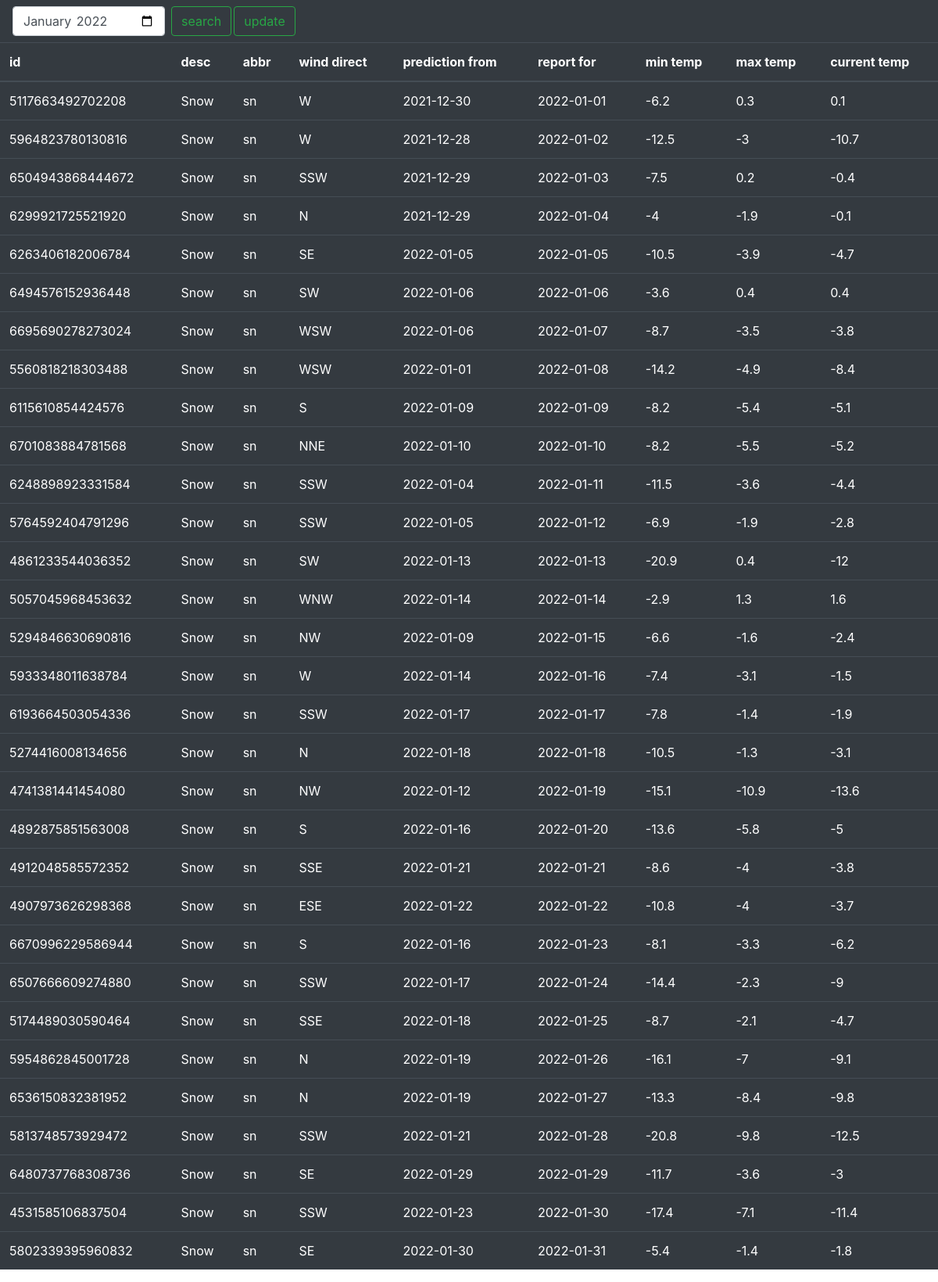
The page / on the database its author committed.
### tables this page shows
CREATE TABLE weather (
                                        id integer,
                                        weather_state_name text,
                                        weather_state_abbr text,
                                        wind_direction_compass text,
                                        created text,
                                        applicable_date text PRIMARY KEY,
                                        min_temp integer,
                                        max_temp integer,
                                        the_temp integer);

### run.py (the view)
@app.route("/", methods=["GET", "POST"])
def index():
    date = time.strftime("%Y-%m")
    result = user_select(time.strftime("%Y-%m"))
    return render_template("index.html", data=result, cur_month=date)

### db.py (called while the page is built)
def user_select(userdate):
    date=userdate
    conn = sqlite3.connect(dbfile)
    c = conn.cursor()
    result = c.execute("SELECT * FROM weather WHERE strftime('%Y-%m', applicable_date) = ? ORDER BY applicable_date ASC", (date,)).fetchall()
    conn.close()
    return(result)

### templates/index.html (shortened to what this page needs)
<!DOCTYPE html>
<html>
<link rel="stylesheet" href="https://cdn.jsdelivr.net/npm/bootstrap@4.6.1/dist/css/bootstrap.min.css">
<head>
</head>
<nav class="navbar navbar-dark bg-dark">
    <form action="{{ url_for('upd') }}" method="post" class="form-inline my-2 my-lg-0">
     <input class="form-control mr-sm-2" type="month" id="start" name="update_month" value="{{cur_month}}"
       min="2016-01-01" max="2023-12-31">
      <input class="btn btn-outline-success my-2 my-sm-0" type ="submit" name="action" value="search">
      <input style="margin-left:3px" class="btn btn-outline-success my-2 my-sm-0" type ="submit" name="action" value="update">
    </form>
</nav>
<table class="table table-hover table-dark">
 <thead>
  <tr>
   <th>id</th>
   <th>desc</th>
   <th>abbr</th>
   <th>wind direct</th>
   <th>prediction from</th>
   <th>report for</th>
   <th>min temp</th>
   <th>max temp</th>
   <th>current temp</th>
   </tr>
   {% for row in data %}
        <tr>
        {% for d in row %}
            <td>{{ d }}</td>
        {% endfor %}
        </tr>
    {% endfor %}
</table>

### rows shown on the page
weather: id "5117663492702208", weather_state_name "Snow", weather_state_abbr "sn", row "W", created "2021-12-30", applicable_date "2022-01-01", min_temp "-6.2", max_temp "0.3", the_temp "0.1"
weather: id "5964823780130816", weather_state_name "Snow", weather_state_abbr "sn", row "W" "-3", created "2021-12-28", applicable_date "2022-01-02", min_temp "-12.5", the_temp "-10.7"
weather: id "6504943868444672", weather_state_name "Snow", weather_state_abbr "sn", wind_direction_compass "SSW", created "2021-12-29", applicable_date "2022-01-03", min_temp "-7.5", max_temp "0.2", the_temp "-0.4"
weather: id "6299921725521920", weather_state_name "Snow", weather_state_abbr "sn", row "N" "-4", created "2021-12-29", applicable_date "2022-01-04", max_temp "-1.9", the_temp "-0.1"
weather: id "6263406182006784", weather_state_name "Snow", weather_state_abbr "sn", wind_direction_compass "SE", created "2022-01-05", applicable_date "2022-01-05", min_temp "-10.5", max_temp "-3.9", the_temp "-4.7"
weather: id "6494576152936448", weather_state_name "Snow", weather_state_abbr "sn", wind_direction_compass "SW", created "2022-01-06", applicable_date "2022-01-06", min_temp "-3.6", max_temp "0.4", the_temp "0.4"
weather: id "6695690278273024", weather_state_name "Snow", weather_state_abbr "sn", wind_direction_compass "WSW", created "2022-01-06", applicable_date "2022-01-07", min_temp "-8.7", max_temp "-3.5", the_temp "-3.8"
weather: id "5560818218303488", weather_state_name "Snow", weather_state_abbr "sn", wind_direction_compass "WSW", created "2022-01-01", applicable_date "2022-01-08", min_temp "-14.2", max_temp "-4.9", the_temp "-8.4"
weather: id "6115610854424576", weather_state_name "Snow", weather_state_abbr "sn", row "S", created "2022-01-09", applicable_date "2022-01-09", min_temp "-8.2", max_temp "-5.4", the_temp "-5.1"
weather: id "6701083884781568", weather_state_name "Snow", weather_state_abbr "sn", wind_direction_compass "NNE", created "2022-01-10", applicable_date "2022-01-10", min_temp "-8.2", max_temp "-5.5", the_temp "-5.2"
weather: id "6248898923331584", weather_state_name "Snow", weather_state_abbr "sn", wind_direction_compass "SSW", created "2022-01-04", applicable_date "2022-01-11", min_temp "-11.5", max_temp "-3.6", the_temp "-4.4"
weather: id "5764592404791296", weather_state_name "Snow", weather_state_abbr "sn", wind_direction_compass "SSW", created "2022-01-05", applicable_date "2022-01-12", min_temp "-6.9", max_temp "-1.9", the_temp "-2.8"
weather: id "4861233544036352", weather_state_name "Snow", weather_state_abbr "sn", wind_direction_compass "SW", created "2022-01-13", applicable_date "2022-01-13", min_temp "-20.9", max_temp "0.4", the_temp "-12"
weather: id "5057045968453632", weather_state_name "Snow", weather_state_abbr "sn", wind_direction_compass "WNW", created "2022-01-14", applicable_date "2022-01-14", min_temp "-2.9", max_temp "1.3", the_temp "1.6"
weather: id "5294846630690816", weather_state_name "Snow", weather_state_abbr "sn", wind_direction_compass "NW", created "2022-01-09", applicable_date "2022-01-15", min_temp "-6.6", max_temp "-1.6", the_temp "-2.4"
weather: id "5933348011638784", weather_state_name "Snow", weather_state_abbr "sn", row "W", created "2022-01-14", applicable_date "2022-01-16", min_temp "-7.4", max_temp "-3.1", the_temp "-1.5"
weather: id "6193664503054336", weather_state_name "Snow", weather_state_abbr "sn", wind_direction_compass "SSW", created "2022-01-17", applicable_date "2022-01-17", min_temp "-7.8", max_temp "-1.4", the_temp "-1.9"
weather: id "5274416008134656", weather_state_name "Snow", weather_state_abbr "sn", row "N", created "2022-01-18", applicable_date "2022-01-18", min_temp "-10.5", max_temp "-1.3", the_temp "-3.1"
weather: id "4741381441454080", weather_state_name "Snow", weather_state_abbr "sn", wind_direction_compass "NW", created "2022-01-12", applicable_date "2022-01-19", min_temp "-15.1", max_temp "-10.9", the_temp "-13.6"
weather: id "4892875851563008", weather_state_name "Snow", weather_state_abbr "sn", row "S" "-5", created "2022-01-16", applicable_date "2022-01-20", min_temp "-13.6", max_temp "-5.8"
weather: id "4912048585572352", weather_state_name "Snow", weather_state_abbr "sn", wind_direction_compass "SSE", created "2022-01-21", applicable_date "2022-01-21", min_temp "-8.6", row "-4", the_temp "-3.8"
weather: id "4907973626298368", weather_state_name "Snow", weather_state_abbr "sn", wind_direction_compass "ESE", created "2022-01-22", applicable_date "2022-01-22", min_temp "-10.8", row "-4", the_temp "-3.7"
weather: id "6670996229586944", weather_state_name "Snow", weather_state_abbr "sn", row "S", created "2022-01-16", applicable_date "2022-01-23", min_temp "-8.1", max_temp "-3.3", the_temp "-6.2"
weather: id "6507666609274880", weather_state_name "Snow", weather_state_abbr "sn", wind_direction_compass "SSW", created "2022-01-17", applicable_date "2022-01-24", min_temp "-14.4", max_temp "-2.3", the_temp "-9"
weather: id "5174489030590464", weather_state_name "Snow", weather_state_abbr "sn", wind_direction_compass "SSE", created "2022-01-18", applicable_date "2022-01-25", min_temp "-8.7", max_temp "-2.1", the_temp "-4.7"
weather: id "5954862845001728", weather_state_name "Snow", weather_state_abbr "sn", row "N", created "2022-01-19", applicable_date "2022-01-26", min_temp "-16.1", max_temp "-7", the_temp "-9.1"
weather: id "6536150832381952", weather_state_name "Snow", weather_state_abbr "sn", row "N", created "2022-01-19", applicable_date "2022-01-27", min_temp "-13.3", max_temp "-8.4", the_temp "-9.8"
weather: id "5813748573929472", weather_state_name "Snow", weather_state_abbr "sn", wind_direction_compass "SSW", created "2022-01-21", applicable_date "2022-01-28", min_temp "-20.8", max_temp "-9.8", the_temp "-12.5"
weather: id "6480737768308736", weather_state_name "Snow", weather_state_abbr "sn", wind_direction_compass "SE", created "2022-01-29", applicable_date "2022-01-29", min_temp "-11.7", max_temp "-3.6", row "-3"
weather: id "4531585106837504", weather_state_name "Snow", weather_state_abbr "sn", wind_direction_compass "SSW", created "2022-01-23", applicable_date "2022-01-30", min_temp "-17.4", max_temp "-7.1", the_temp "-11.4"
weather: id "5802339395960832", weather_state_name "Snow", weather_state_abbr "sn", wind_direction_compass "SE", created "2022-01-30", applicable_date "2022-01-31", min_temp "-5.4", max_temp "-1.4", the_temp "-1.8"
